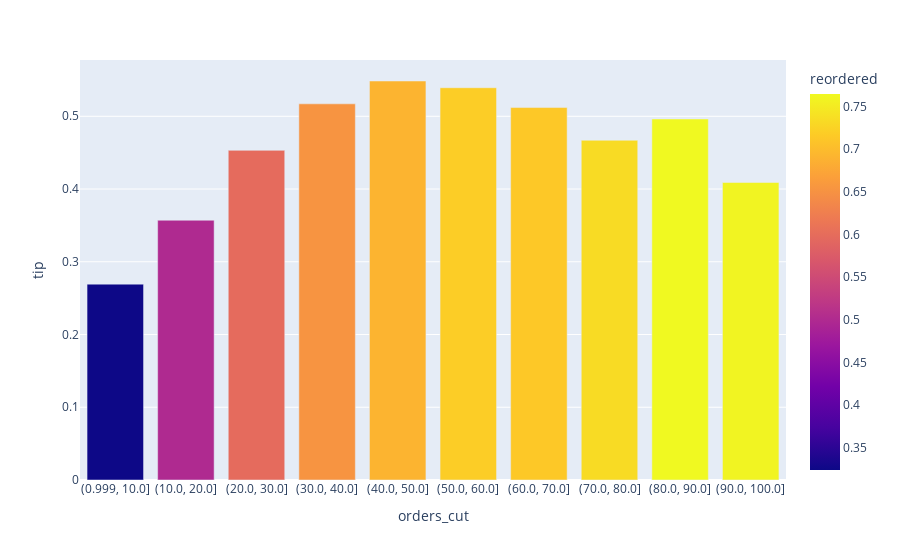

This figure's notebook cell:
### Code cell
px.bar(df_userh1, x= "orders_cut", y= "tip", color= "reordered")

### Figure 1 — Plotly figure (JSON) as saved in the notebook; plotly's stock layout.template omitted (floating-point values rounded to 4 significant figures)
{"data": [{"alignmentgroup": "True", "hovertemplate": "orders_cut=%{x}<br>tip=%{y}<br>reordered=%{marker.color}<extra></extra>", "legendgroup": "", "marker": {"color": [0.3238, 0.4994, 0.5982, 0.6532, 0.6909, 0.7186, 0.7137, 0.7331, 0.7647, 0.7597], "coloraxis": "coloraxis", "pattern": {"shape": ""}}, "name": "", "offsetgroup": "", "orientation": "v", "showlegend": false, "textposition": "auto", "type": "bar", "x": ["(0.999, 10.0]", "(10.0, 20.0]", "(20.0, 30.0]", "(30.0, 40.0]", "(40.0, 50.0]", "(50.0, 60.0]", "(60.0, 70.0]", "(70.0, 80.0]", "(80.0, 90.0]", "(90.0, 100.0]"], "xaxis": "x", "y": [0.2693, 0.3571, 0.4532, 0.5171, 0.5485, 0.5393, 0.512, 0.4671, 0.4963, 0.409], "yaxis": "y"}], "layout": {"barmode": "relative", "coloraxis": {"colorbar": {"title": {"text": "reordered"}}, "colorscale": [[0, "#0d0887"], [0.1111, "#46039f"], [0.2222, "#7201a8"], [0.3333, "#9c179e"], [0.4444, "#bd3786"], [0.5556, "#d8576b"], [0.6667, "#ed7953"], [0.7778, "#fb9f3a"], [0.8889, "#fdca26"], [1, "#f0f921"]]}, "legend": {"tracegroupgap": 0}, "margin": {"t": 60}, "xaxis": {"anchor": "y", "domain": [0, 1], "title": {"text": "orders_cut"}}, "yaxis": {"anchor": "x", "domain": [0, 1], "title": {"text": "tip"}}}}
